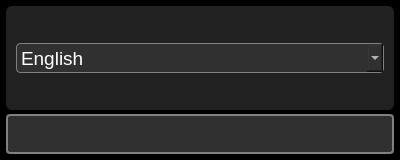
<?xml version="1.0" encoding="UTF-8"?>
<ui version="4.0">
 <class>Language</class>
 <widget class="QDialog" name="Language">
  <property name="geometry">
   <rect>
    <x>0</x>
    <y>0</y>
    <width>400</width>
    <height>160</height>
   </rect>
  </property>
  <property name="minimumSize">
   <size>
    <width>400</width>
    <height>160</height>
   </size>
  </property>
  <property name="maximumSize">
   <size>
    <width>400</width>
    <height>160</height>
   </size>
  </property>
  <property name="windowTitle">
   <string>Choose language</string>
  </property>
  <property name="windowIcon">
   <iconset resource="../../resources.qrc">
    <normaloff>:/PNG/IMG/logo.png</normaloff>:/PNG/IMG/logo.png</iconset>
  </property>
  <property name="styleSheet">
   <string notr="true">QMainWindow{
background-color: #000000;
}

QWidget{
background-color: #000000;
}

QGroupBox{
background-color: #212121;
border: none;
padding: 4px;
border-radius: 6px;
color: white;
}

QPushButton{
background-color: #303030;
border: 2px solid gray;
border-radius: 4px;
color: white;
}
QPushButton:hover{
border-color: white;
}

QLineEdit{
background-color: #303030;
border: 1px solid gray;
border-radius: 4px;
color: white;
}
QLineEdit:focus{
border-color: white;
}

QTextEdit{
background-color: #303030;
border: 1px solid gray;
border-radius: 4px;
color: white;
}
QTextEdit:focus{
border-color: white;
}

QLabel{
color: white;
background: transparent;
}

QListWidget{
background: transparent;
border: 1px solid gray;
border-radius: 6px;
padding: 6px;
}
QListWidget::item{
background-color: rgba(255,255,255,50);
border: none;
color: white;
border-radius: 6px;
padding: 6px;
margin-top: 6px;
}
QListWidget::item:hover{
background-color: rgba(255,255,255,100);
}

QCheckBox{
background: transparent;
color: white;
}
QCheckBox::indicator{
width:24px;
height: 24px;
border: 1px solid gray;
border-radius: 4px;
}
QCheckBox::indicator:hecked{
image: url(:/PNG/IMG/done.png);
}
QCheckBox::indicator:unchecked{
image: none;
}

QTabWidget::pane{
background: transparent;
border: none;
padding: 4px;
border-radius: 6px;
}
QTabBar::tab{
background-color: #303030;
border: 2px solid gray;
border-radius: 4px;
color: white;
padding-left: 6px;
padding-right: 6px;
padding-top: 3px;
padding-bottom: 3px;
margin-left: 2px;
}
QTabBar::tab:hover{
border-color: white;
}
QTabBar::tab:selected{
border-color: white;
}

QScrollBar:vertical {        
border: none;
width:14px;
background-color: #212121;
margin: 0px 0px 0px 0px;
padding-left: 6px;
}
QScrollBar::handle:vertical{
background: gray;
border-radius: 4px;
min-height: 20px;
}
QScrollBar::add-line:vertical {
background-color: #212121;
height: 0px;
subcontrol-position: bottom;
subcontrol-origin: margin;
}
QScrollBar::sub-line:vertical {
background-color: #212121;
height: 0 px;
subcontrol-position: top;
subcontrol-origin: margin;
}
QScrollBar::add-page:vertical{
background-color: #212121;
}
QScrollBar::sub-page:vertical{
background-color: #212121;
}

QScrollBar:horizontal {        
border: none;
height:14px;
background-color: #212121;
margin: 0px 0px 0px 0px;
padding-top: 6px;
}
QScrollBar::handle:horizontal{
background: gray;
border-radius: 4px;
min-width: 20px;
}
QScrollBar::add-line:horizontal {
background-color: #212121;
height: 0px;
subcontrol-position: bottom;
subcontrol-origin: margin;
}
QScrollBar::sub-line:horizontal {
background-color: #212121;
height: 0 px;
subcontrol-position: top;
subcontrol-origin: margin;
}
QScrollBar::add-page:horizontal{
background-color: #212121;
}
QScrollBar::sub-page:horizontal{
background-color: #212121;
}

QComboBox{
background-color: #303030;
border: 1px solid gray;
border-radius: 4px;
color: white;
}
QComboBox QAbstractItemView{
color: white;
background-color: black;
}

QTableView{
background-color: #212121;
border: 1px solid gray;
border-radius: 6px;
color: white;
}

QSpinBox{
background-color: #303030;
border: 1px solid gray;
border-radius: 4px;
color: white;
}</string>
  </property>
  <layout class="QGridLayout" name="gridLayout">
   <property name="leftMargin">
    <number>6</number>
   </property>
   <property name="topMargin">
    <number>6</number>
   </property>
   <property name="rightMargin">
    <number>6</number>
   </property>
   <property name="bottomMargin">
    <number>6</number>
   </property>
   <property name="spacing">
    <number>4</number>
   </property>
   <item row="0" column="0">
    <widget class="QGroupBox" name="groupBox">
     <property name="title">
      <string/>
     </property>
     <layout class="QGridLayout" name="gridLayout_2">
      <property name="leftMargin">
       <number>6</number>
      </property>
      <property name="topMargin">
       <number>6</number>
      </property>
      <property name="rightMargin">
       <number>6</number>
      </property>
      <property name="bottomMargin">
       <number>6</number>
      </property>
      <property name="spacing">
       <number>4</number>
      </property>
      <item row="0" column="0">
       <widget class="QComboBox" name="comboBox_language">
        <property name="minimumSize">
         <size>
          <width>0</width>
          <height>30</height>
         </size>
        </property>
        <property name="font">
         <font>
          <pointsize>14</pointsize>
         </font>
        </property>
        <item>
         <property name="text">
          <string>English</string>
         </property>
         <property name="icon">
          <iconset resource="../../resources.qrc">
           <normaloff>:/PNG/IMG/english.png</normaloff>:/PNG/IMG/english.png</iconset>
         </property>
        </item>
        <item>
         <property name="text">
          <string>Polski</string>
         </property>
         <property name="icon">
          <iconset resource="../../resources.qrc">
           <normaloff>:/PNG/IMG/polish.png</normaloff>:/PNG/IMG/polish.png</iconset>
         </property>
        </item>
       </widget>
      </item>
     </layout>
    </widget>
   </item>
   <item row="1" column="0">
    <widget class="QPushButton" name="pushButton_ok">
     <property name="minimumSize">
      <size>
       <width>0</width>
       <height>40</height>
      </size>
     </property>
     <property name="font">
      <font>
       <pointsize>16</pointsize>
      </font>
     </property>
     <property name="text">
      <string/>
     </property>
     <property name="icon">
      <iconset resource="../../resources.qrc">
       <normaloff>:/PNG/IMG/done.png</normaloff>:/PNG/IMG/done.png</iconset>
     </property>
     <property name="iconSize">
      <size>
       <width>32</width>
       <height>32</height>
      </size>
     </property>
    </widget>
   </item>
  </layout>
 </widget>
 <resources>
  <include location="../../resources.qrc"/>
 </resources>
 <connections/>
</ui>
